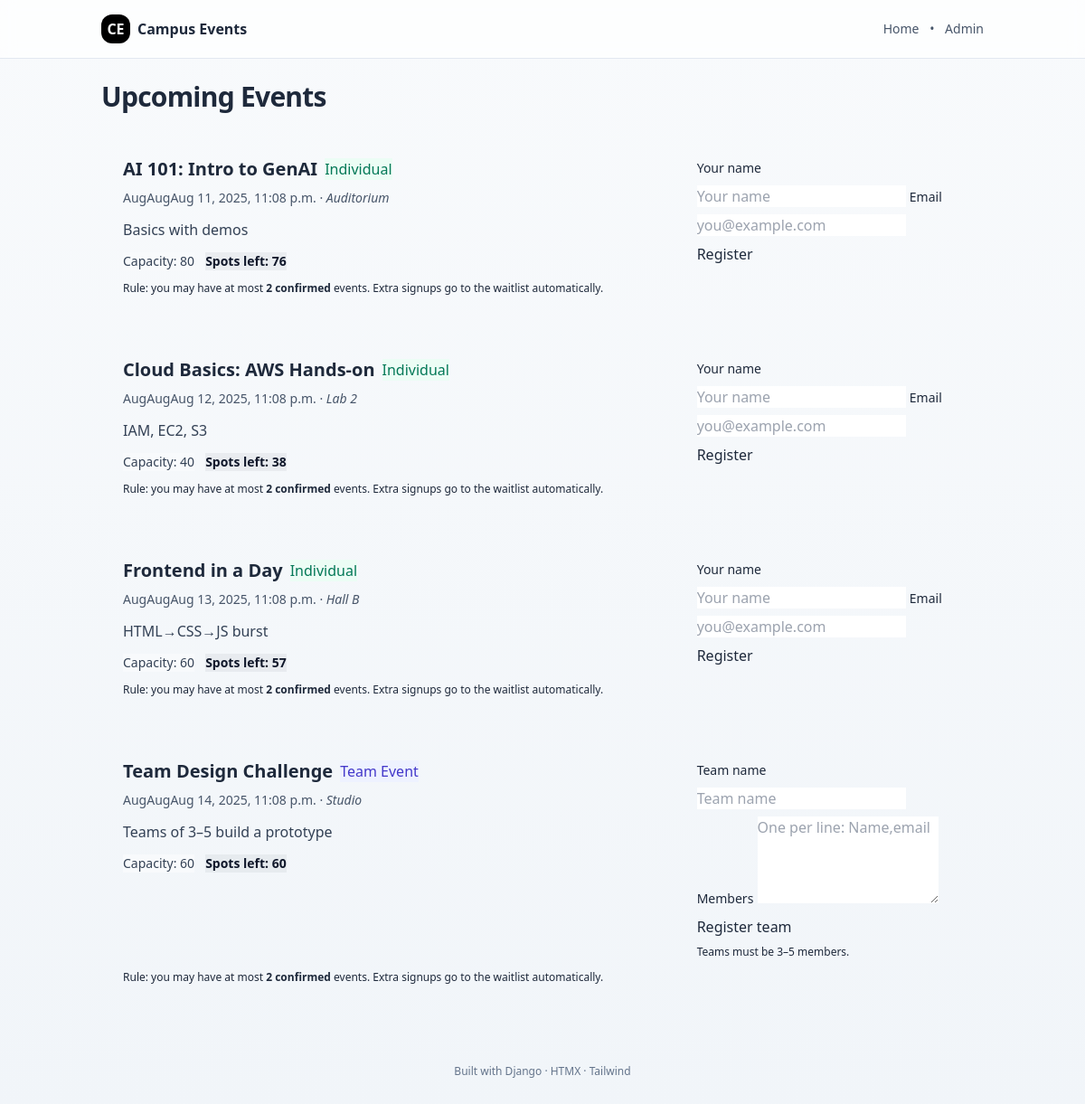
The page / on the database its author committed.
### events/models.py (models this page shows, shortened)
class Event(models.Model):
    title = models.CharField(max_length=120)
    description = models.TextField(blank=True)
    start_at = models.DateTimeField()
    end_at = models.DateTimeField()
    venue = models.CharField(max_length=120, blank=True)
    capacity = models.PositiveIntegerField(default=50)
    waitlist_enabled = models.BooleanField(default=True)
    is_team_event = models.BooleanField(default=False)
    team_size_min = models.PositiveIntegerField(default=1)
    team_size_max = models.PositiveIntegerField(default=1)

### events/views.py (the view)
# urls.py: path("", ev.event_list, name="event_list"),
def event_list(request):
    confirmed_count = Count("registration", filter=Q(registration__status="CONFIRMED"))
    events = (
        Event.objects
        .annotate(
            confirmed=confirmed_count,
            spots=ExpressionWrapper(F("capacity") - confirmed_count, output_field=IntegerField())
        )
        .order_by("start_at")
    )
    return render(request, "events/event_list.html", {"events": events})

### events/templates/events/event_list.html (shortened to what this page needs)
{% extends "base.html" %}
{% block content %}
<h1 class="text-3xl font-bold tracking-tight mb-6">Upcoming Events</h1>
<div class="grid gap-5">
  {% for e in events %}
    <section class="card p-5 sm:p-6">
      <div class="grid grid-cols-1 md:grid-cols-12 gap-4 md:gap-6">
        <div class="md:col-span-8">
          <div class="flex flex-wrap items-center gap-2 mb-2">
            <h2 class="text-xl font-semibold">{{ e.title }}</h2>
            {% if e.is_team_event %}
              <span class="pill text-indigo-700 bg-indigo-50 ring-indigo-200">Team Event</span>
            {% else %}
              <span class="pill text-emerald-700 bg-emerald-50 ring-emerald-200">Individual</span>
            {% endif %}
          </div>
          <p class="text-sm text-slate-600">
            {{ e.start_at|date:"MMM d, Y, g:i a" }}
            {% if e.venue %} · <span class="italic">{{ e.venue }}</span>{% endif %}
          </p>
          {% if e.description %}
            <p class="mt-3 text-slate-700 leading-relaxed">{{ e.description }}</p>
          {% endif %}
          <div class="mt-3 flex items-center gap-3 text-sm">
            <span class="pill bg-slate-50 ring-slate-200 text-slate-700">Capacity: {{ e.capacity }}</span>
            <span id="spots-{{ e.id }}" class="pill bg-slate-900/5 ring-slate-300 text-slate-900 font-semibold">
              Spots left: {{ e.spots }}
            </span>
          </div>
        </div>
        <div class="md:col-span-4">
          {% if e.is_team_event %}
            <form method="post" action="{% url 'register_team' e.id %}"
                  hx-post="{% url 'register_team' e.id %}"
                  hx-target="#status-{{ e.id }}" hx-swap="outerHTML"
                  class="space-y-2">
              <label class="text-sm font-medium">Team name</label>
              <input name="team_name" class="field" placeholder="Team name" />
              <label class="text-sm font-medium">Members</label>
              <textarea name="members" rows="4" class="field" placeholder="One per line: Name,email"></textarea>
              <div class="flex items-center justify-between gap-3">
                <button class="btn">Register team</button>
              </div>
              <p class="muted text-xs">Teams must be {{ e.team_size_min }}–{{ e.team_size_max }} members.</p>
            </form>
          {% else %}
            <form method="post" action="{% url 'register' e.id %}"
                  hx-post="{% url 'register' e.id %}"
                  hx-target="#status-{{ e.id }}" hx-swap="outerHTML"
                  class="space-y-2">
              <label class="text-sm font-medium">Your name</label>
              <input name="name" class="field" placeholder="Your name" />
              <label class="text-sm font-medium">Email</label>
              <input name="email" type="email" class="field" placeholder="you@example.com" />
              <div class="flex items-center justify-between gap-3">
                <button class="btn">Register</button>
              </div>
            </form>
          {% endif %}
        </div>
      </div>
      <p class="mt-3 text-xs muted">
        Rule: you may have at most <span class="font-semibold">2 confirmed</span> events. Extra signups go to the waitlist automatically.
      </p>
    </section>
  {% empty %}
    <div class="card p-6 text-center text-slate-600">No events yet.</div>
  {% endfor %}
</div>
{% endblock %}

### events/templates/base.html (shortened to what this page needs)
<!doctype html>
<html lang="en">
<head>
  <script src="https://cdn.tailwindcss.com"></script>
</head>
<body class="min-h-screen bg-gradient-to-b from-slate-50 to-slate-100 text-slate-800">
  <header class="border-b border-slate-200 bg-white/70 backdrop-blur">
    <div class="mx-auto max-w-5xl px-4 sm:px-6 py-4 flex items-center justify-between">
      <div class="flex items-center gap-2">
        <div class="h-8 w-8 rounded-xl bg-black text-white grid place-items-center font-bold">CE</div>
        <div class="font-semibold">Campus Events</div>
      </div>
      <nav class="text-sm text-slate-600">
        <a href="/" class="hover:text-slate-900">Home</a>
        <span class="mx-2">•</span>
        <a href="/admin/" class="hover:text-slate-900">Admin</a>
      </nav>
    </div>
  </header>
  <main class="mx-auto max-w-5xl p-4 sm:p-6">
    {% block content %}{% endblock %}
  </main>
  <footer class="py-10 text-center text-xs text-slate-500">
    Built with Django · HTMX · Tailwind
  </footer>
</body>
</html>

### events/templates/base.html (style rules this page uses)
.card { @apply rounded-2xl bg-white/90 backdrop-blur shadow-lg ring-1 ring-black/5; }
.pill { @apply inline-flex items-center px-2.5 py-0.5 rounded-full text-xs font-medium ring-1 ring-inset; }
.field { @apply w-full rounded-xl border border-slate-200 px-3 py-2 text-sm outline-none focus:ring-2 focus:ring-black/70; }
.btn { @apply inline-flex items-center justify-center rounded-xl px-3.5 py-2 text-sm font-semibold bg-black text-white hover:bg-black/90 active:bg-black/80 disabled:opacity-50; }
.muted { @apply text-slate-500; }

### rows shown on the page
Event: title "AI 101: Intro to GenAI", is_team_event "Individual", start_at "AugAugAug 11, 2025, 11:08 p.m.", venue "Auditorium", description "Basics with demos", capacity "80", spots "76"
Event: title "Cloud Basics: AWS Hands-on", is_team_event "Individual", start_at "AugAugAug 12, 2025, 11:08 p.m.", venue "Lab 2", description "IAM, EC2, S3", capacity "40", spots "38"
Event: title "Frontend in a Day", is_team_event "Individual", start_at "AugAugAug 13, 2025, 11:08 p.m.", venue "Hall B", description "HTML→CSS→JS burst", capacity "60", spots "57"
Event: title "Team Design Challenge", is_team_event "Team Event", start_at "AugAugAug 14, 2025, 11:08 p.m.", venue "Studio", description "Teams of 3–5 build a prototype", capacity "60", spots "60", team_size_min "3", team_size_max "5"
